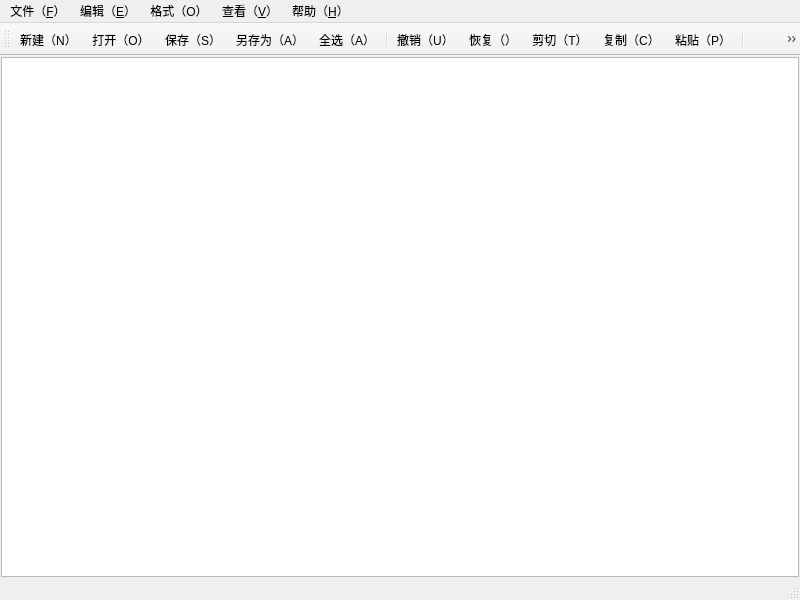
<?xml version="1.0" encoding="UTF-8"?>
<ui version="4.0">
 <class>MainWindow</class>
 <widget class="QMainWindow" name="MainWindow">
  <property name="geometry">
   <rect>
    <x>0</x>
    <y>0</y>
    <width>800</width>
    <height>600</height>
   </rect>
  </property>
  <property name="windowTitle">
   <string>MainWindow</string>
  </property>
  <widget class="QWidget" name="centralwidget">
   <layout class="QHBoxLayout" name="horizontalLayout">
    <property name="spacing">
     <number>0</number>
    </property>
    <property name="leftMargin">
     <number>1</number>
    </property>
    <property name="topMargin">
     <number>1</number>
    </property>
    <property name="rightMargin">
     <number>1</number>
    </property>
    <property name="bottomMargin">
     <number>1</number>
    </property>
    <item>
     <widget class="QPlainTextEdit" name="textEdit"/>
    </item>
   </layout>
  </widget>
  <widget class="QMenuBar" name="menubar">
   <property name="geometry">
    <rect>
     <x>0</x>
     <y>0</y>
     <width>800</width>
     <height>21</height>
    </rect>
   </property>
   <widget class="QMenu" name="menu">
    <property name="title">
     <string>文件（&amp;F）</string>
    </property>
    <addaction name="actionNew"/>
    <addaction name="actionOpen"/>
    <addaction name="actionSave"/>
    <addaction name="actionSaveAs"/>
   </widget>
   <widget class="QMenu" name="menu_E">
    <property name="title">
     <string>编辑（&amp;E）</string>
    </property>
    <addaction name="actionUndo"/>
    <addaction name="actionRedo"/>
    <addaction name="actionCut"/>
    <addaction name="actionCopy"/>
    <addaction name="actionPaste"/>
    <addaction name="separator"/>
    <addaction name="actionFind"/>
    <addaction name="actionReplace"/>
    <addaction name="separator"/>
    <addaction name="actionSelectAll"/>
   </widget>
   <widget class="QMenu" name="menu_O">
    <property name="title">
     <string>格式（O）</string>
    </property>
    <addaction name="actionWordWrap"/>
    <addaction name="action_L"/>
    <addaction name="actionFont"/>
    <addaction name="action_3"/>
    <addaction name="separator"/>
    <addaction name="action_5"/>
    <addaction name="action_6"/>
   </widget>
   <widget class="QMenu" name="menu_V">
    <property name="title">
     <string>查看（&amp;V）</string>
    </property>
    <addaction name="actionToolbar"/>
    <addaction name="actionStatusbar"/>
   </widget>
   <widget class="QMenu" name="menu_H">
    <property name="title">
     <string>帮助（&amp;H）</string>
    </property>
    <addaction name="action_A"/>
   </widget>
   <addaction name="menu"/>
   <addaction name="menu_E"/>
   <addaction name="menu_O"/>
   <addaction name="menu_V"/>
   <addaction name="menu_H"/>
  </widget>
  <widget class="QStatusBar" name="statusbar"/>
  <widget class="QToolBar" name="toolBar">
   <property name="windowTitle">
    <string>toolBar</string>
   </property>
   <attribute name="toolBarArea">
    <enum>TopToolBarArea</enum>
   </attribute>
   <attribute name="toolBarBreak">
    <bool>false</bool>
   </attribute>
   <addaction name="actionNew"/>
   <addaction name="actionOpen"/>
   <addaction name="actionSave"/>
   <addaction name="actionSaveAs"/>
   <addaction name="actionSelectAll"/>
   <addaction name="separator"/>
   <addaction name="actionUndo"/>
   <addaction name="actionRedo"/>
   <addaction name="actionCut"/>
   <addaction name="actionCopy"/>
   <addaction name="actionPaste"/>
   <addaction name="separator"/>
   <addaction name="actionFind"/>
   <addaction name="actionReplace"/>
   <addaction name="separator"/>
   <addaction name="actionFont"/>
   <addaction name="actionWordWrap"/>
   <addaction name="actionToolbar"/>
   <addaction name="actionStatusbar"/>
   <addaction name="separator"/>
   <addaction name="actionExit"/>
  </widget>
  <action name="actionNew">
   <property name="icon">
    <iconset resource="res.qrc">
     <normaloff>:/img/新建目录.svg</normaloff>:/img/新建目录.svg</iconset>
   </property>
   <property name="text">
    <string>新建（&amp;N）</string>
   </property>
   <property name="toolTip">
    <string>新建</string>
   </property>
   <property name="shortcut">
    <string>Ctrl+N</string>
   </property>
   <property name="menuRole">
    <enum>QAction::MenuRole::NoRole</enum>
   </property>
  </action>
  <action name="actionOpen">
   <property name="icon">
    <iconset resource="res.qrc">
     <normaloff>:/img/打开.svg</normaloff>:/img/打开.svg</iconset>
   </property>
   <property name="text">
    <string>打开（&amp;O）</string>
   </property>
   <property name="shortcut">
    <string>Ctrl+O</string>
   </property>
   <property name="menuRole">
    <enum>QAction::MenuRole::NoRole</enum>
   </property>
  </action>
  <action name="actionSave">
   <property name="icon">
    <iconset resource="res.qrc">
     <normaloff>:/img/save-3-fill.svg</normaloff>:/img/save-3-fill.svg</iconset>
   </property>
   <property name="text">
    <string>保存（&amp;S）</string>
   </property>
   <property name="shortcut">
    <string>Ctrl+S</string>
   </property>
   <property name="menuRole">
    <enum>QAction::MenuRole::NoRole</enum>
   </property>
  </action>
  <action name="actionSaveAs">
   <property name="icon">
    <iconset resource="res.qrc">
     <normaloff>:/img/另存为.svg</normaloff>:/img/另存为.svg</iconset>
   </property>
   <property name="text">
    <string>另存为（&amp;A）</string>
   </property>
   <property name="menuRole">
    <enum>QAction::MenuRole::NoRole</enum>
   </property>
  </action>
  <action name="actionExit">
   <property name="icon">
    <iconset resource="res.qrc">
     <normaloff>:/img/退出.svg</normaloff>:/img/退出.svg</iconset>
   </property>
   <property name="text">
    <string>退出（&amp;X）</string>
   </property>
   <property name="menuRole">
    <enum>QAction::MenuRole::NoRole</enum>
   </property>
  </action>
  <action name="actionUndo">
   <property name="icon">
    <iconset resource="res.qrc">
     <normaloff>:/img/撤销.svg</normaloff>:/img/撤销.svg</iconset>
   </property>
   <property name="text">
    <string>撤销（&amp;U）</string>
   </property>
   <property name="shortcut">
    <string>Ctrl+Z</string>
   </property>
   <property name="menuRole">
    <enum>QAction::MenuRole::NoRole</enum>
   </property>
  </action>
  <action name="actionCut">
   <property name="icon">
    <iconset resource="res.qrc">
     <normaloff>:/img/剪切.svg</normaloff>:/img/剪切.svg</iconset>
   </property>
   <property name="text">
    <string>剪切（&amp;T）</string>
   </property>
   <property name="shortcut">
    <string>Ctrl+X</string>
   </property>
   <property name="menuRole">
    <enum>QAction::MenuRole::NoRole</enum>
   </property>
  </action>
  <action name="actionCopy">
   <property name="icon">
    <iconset resource="res.qrc">
     <normaloff>:/img/复制.svg</normaloff>:/img/复制.svg</iconset>
   </property>
   <property name="text">
    <string>复制（&amp;C）</string>
   </property>
   <property name="shortcut">
    <string>Ctrl+C</string>
   </property>
   <property name="menuRole">
    <enum>QAction::MenuRole::NoRole</enum>
   </property>
  </action>
  <action name="actionPaste">
   <property name="icon">
    <iconset resource="res.qrc">
     <normaloff>:/img/粘贴.svg</normaloff>:/img/粘贴.svg</iconset>
   </property>
   <property name="text">
    <string>粘贴（&amp;P）</string>
   </property>
   <property name="shortcut">
    <string>Ctrl+V</string>
   </property>
   <property name="menuRole">
    <enum>QAction::MenuRole::NoRole</enum>
   </property>
  </action>
  <action name="actionFind">
   <property name="icon">
    <iconset resource="res.qrc">
     <normaloff>:/img/查找.svg</normaloff>:/img/查找.svg</iconset>
   </property>
   <property name="text">
    <string>查找（&amp;F）</string>
   </property>
   <property name="shortcut">
    <string>Ctrl+F</string>
   </property>
   <property name="menuRole">
    <enum>QAction::MenuRole::NoRole</enum>
   </property>
  </action>
  <action name="actionReplace">
   <property name="icon">
    <iconset resource="res.qrc">
     <normaloff>:/img/替换.svg</normaloff>:/img/替换.svg</iconset>
   </property>
   <property name="text">
    <string>替换（&amp;R）</string>
   </property>
   <property name="shortcut">
    <string>Ctrl+H</string>
   </property>
   <property name="menuRole">
    <enum>QAction::MenuRole::NoRole</enum>
   </property>
  </action>
  <action name="actionFont">
   <property name="icon">
    <iconset resource="res.qrc">
     <normaloff>:/img/字体.svg</normaloff>:/img/字体.svg</iconset>
   </property>
   <property name="text">
    <string>字体（&amp;F）</string>
   </property>
   <property name="menuRole">
    <enum>QAction::MenuRole::NoRole</enum>
   </property>
  </action>
  <action name="actionWordWrap">
   <property name="checkable">
    <bool>true</bool>
   </property>
   <property name="icon">
    <iconset resource="res.qrc">
     <normaloff>:/img/自动换行.svg</normaloff>:/img/自动换行.svg</iconset>
   </property>
   <property name="text">
    <string>自动换行（&amp;W）</string>
   </property>
   <property name="menuRole">
    <enum>QAction::MenuRole::NoRole</enum>
   </property>
  </action>
  <action name="actionToolbar">
   <property name="checkable">
    <bool>true</bool>
   </property>
   <property name="icon">
    <iconset resource="res.qrc">
     <normaloff>:/img/顶部工具栏-工具.svg</normaloff>:/img/顶部工具栏-工具.svg</iconset>
   </property>
   <property name="text">
    <string>工具栏（&amp;T）</string>
   </property>
   <property name="menuRole">
    <enum>QAction::MenuRole::NoRole</enum>
   </property>
  </action>
  <action name="actionStatusbar">
   <property name="checkable">
    <bool>true</bool>
   </property>
   <property name="icon">
    <iconset resource="res.qrc">
     <normaloff>:/img/状态栏.svg</normaloff>:/img/状态栏.svg</iconset>
   </property>
   <property name="text">
    <string>状态栏（&amp;S）</string>
   </property>
   <property name="menuRole">
    <enum>QAction::MenuRole::NoRole</enum>
   </property>
  </action>
  <action name="actionRedo">
   <property name="icon">
    <iconset resource="res.qrc">
     <normaloff>:/img/恢复出厂.svg</normaloff>:/img/恢复出厂.svg</iconset>
   </property>
   <property name="text">
    <string>恢复（&amp;）</string>
   </property>
   <property name="shortcut">
    <string>Ctrl+Shift+Z</string>
   </property>
   <property name="menuRole">
    <enum>QAction::MenuRole::NoRole</enum>
   </property>
  </action>
  <action name="actionSelectAll">
   <property name="icon">
    <iconset resource="res.qrc">
     <normaloff>:/img/全选.svg</normaloff>:/img/全选.svg</iconset>
   </property>
   <property name="text">
    <string>全选（&amp;A）</string>
   </property>
   <property name="shortcut">
    <string>Ctrl+A</string>
   </property>
   <property name="menuRole">
    <enum>QAction::MenuRole::NoRole</enum>
   </property>
  </action>
  <action name="action_L">
   <property name="text">
    <string>显示行号（&amp;L）</string>
   </property>
   <property name="menuRole">
    <enum>QAction::MenuRole::NoRole</enum>
   </property>
  </action>
  <action name="action_3">
   <property name="text">
    <string>字体颜色</string>
   </property>
   <property name="menuRole">
    <enum>QAction::MenuRole::NoRole</enum>
   </property>
  </action>
  <action name="action_5">
   <property name="text">
    <string>字体背景色</string>
   </property>
   <property name="menuRole">
    <enum>QAction::MenuRole::NoRole</enum>
   </property>
  </action>
  <action name="action_6">
   <property name="text">
    <string>编辑器背景色</string>
   </property>
   <property name="menuRole">
    <enum>QAction::MenuRole::NoRole</enum>
   </property>
  </action>
  <action name="action_A">
   <property name="text">
    <string>关于（&amp;A）</string>
   </property>
   <property name="menuRole">
    <enum>QAction::MenuRole::NoRole</enum>
   </property>
  </action>
 </widget>
 <resources>
  <include location="res.qrc"/>
 </resources>
 <connections/>
</ui>
